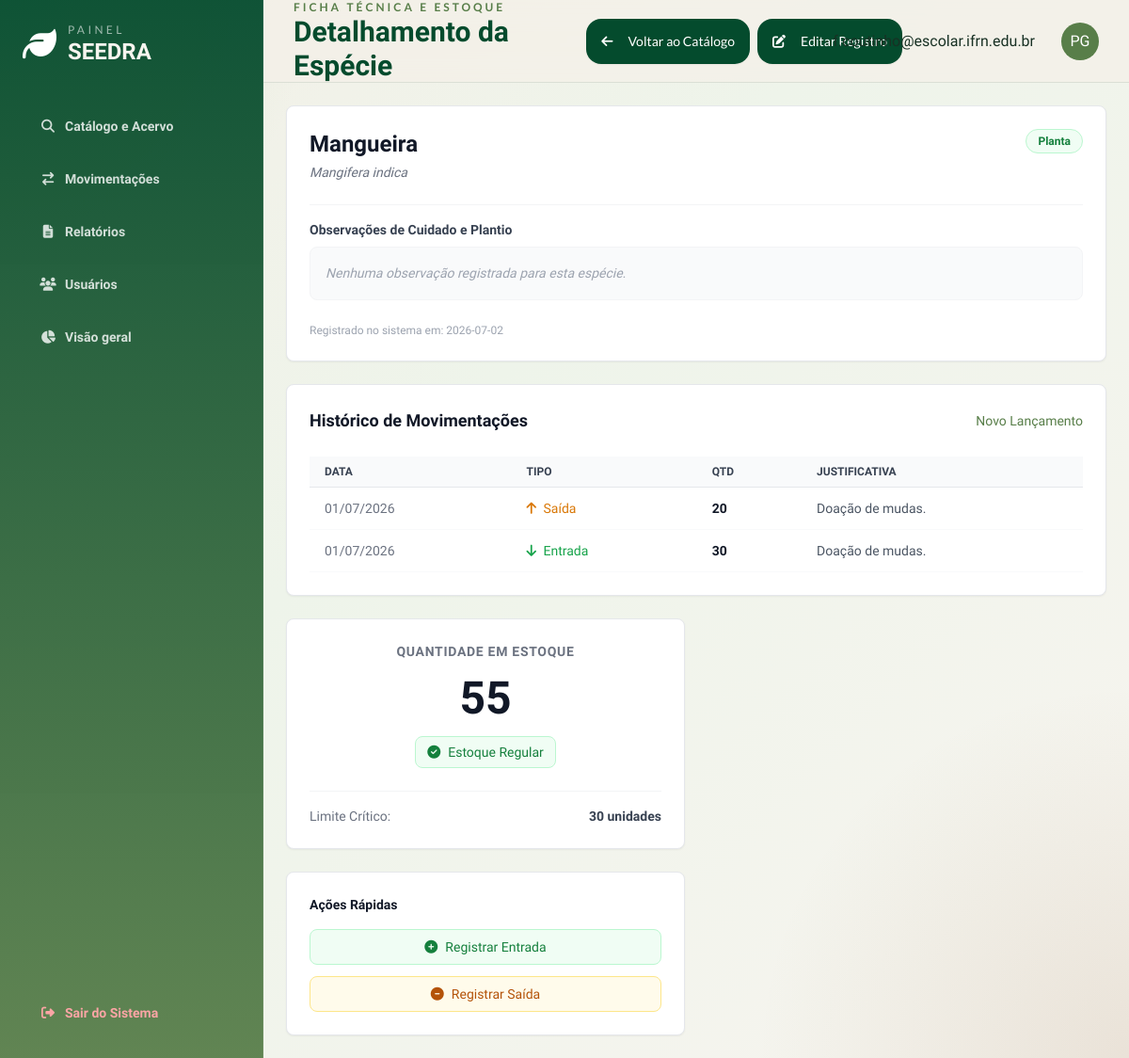
Page /catalogo/1 (signed in) on the committed database.
### models.py (models this page shows)
class Usuarios(db.Model, UserMixin):
    __tablename__ = 'usuarios'
    id = db.Column(db.Integer, primary_key = True)
    email = db.Column(db.String(50), nullable = False, unique = True)
    senha = db.Column(db.String(), nullable = False)

class Item(db.Model):
    __tablename__= 'items'
    id = db.Column(db.Integer, primary_key = True)
    nome = db.Column(db.String(50), nullable = False, unique = True)
    quantidade = db.Column(db.Integer, nullable = True)
    n_cientifico = db.Column(db.String(50), nullable = False , unique = True)
    categoria = db.Column(db.String(20), nullable = False)
    deficit_limit = db.Column(db.Integer)
    obs = db.Column(db.Text)
    data_cadastro = db.Column(db.Date, nullable = False)
    movimentacoes = db.relationship('Movimentacao', backref = 'Item', lazy = True)
    def em_deficit(self):
        return self.quantidade < self.deficit_limit

class Movimentacao(db.Model):
    __tablename__='movimentacao'
    id_item = db.Column(db.Integer, db.ForeignKey(Item.id), nullable = False)
    id = db.Column(db.Integer, primary_key = True)
    nome_item = db.Column(db.String(50), nullable= False)
    data_move = db.Column(db.Date, nullable = False)
    Typ = db.Column(db.String(10), nullable = False)
    quantidade = db.Column(db.Integer, nullable = False)
    justificativa = db.Column(db.Text, nullable = False)
    operador = db.Column(db.String(40), nullable = False)

### app.py (the view)
@app.route('/catalogo/<int:id>', methods=['GET', 'POST'])
@login_required
def detalhes_item(id):
    item = Item.query.get_or_404(id)
    return render_template('detalhes_item.html', item=item)

### app.py (called while the page is built)
@login_manager.user_loader
def load_user(user_id):
    return Usuarios.query.get(int(user_id))

def login_required(f):
  @wraps(f)
  def decorated_function(*args, **kwargs):
      if 'usuarios_id' not in session:
         flash("Faça login primeiro!", 'erro')
         return redirect(url_for('login'))
      return f(*args, **kwargs)
  return decorated_function

### templates/detalhes_item.html (shortened to what this page needs)
{% extends 'base.html' %}
{% block header_subtitle %}Ficha Técnica e Estoque{% endblock %}
{% block header_title %}Detalhamento da Espécie{% endblock %}
{% block header_actions %}
<div class="flex gap-2">
    <a href="{{ url_for('catalogo') }}" class=" inline-flex items-center justify-center px-4 py-2 text-sm font-medium btn rounded-2xl border-0 bg-seedra-leafDark hover:bg-seedra-leafMid text-white font-lato">
        <i class="fa-solid fa-arrow-left mr-2"></i> Voltar ao Catálogo
    </a>
    <a href="{{ url_for('editar_item', id=item.id) }}" class="inline-flex items-center justify-center px-4 py-2 text-sm font-medium btn rounded-2xl border-0 bg-seedra-leafDark hover:bg-seedra-leafMid text-white font-lato">
        <i class="fa-solid fa-pen-to-square mr-2"></i> Editar Registro
    </a>
    </div>
{% endblock %}
{% block content %}
<div class="grid grid-cols-1 lg:grid-cols-2 gap-6">
    <div class="lg:col-span-2 flex flex-col gap-6">
        <div class="bg-white border border-gray-200 rounded-lg shadow-sm p-6">
            <div class="flex justify-between items-start mb-6">
                <div>
                    <h3 class="text-2xl font-bold text-gray-900">{{ item.nome }}</h3>
                    <p class="text-sm text-gray-500 italic mt-1">{{ item.n_cientifico }}</p>
                </div>
                <span class="px-3 py-1 bg-green-50 text-green-700 text-xs font-semibold rounded-full border border-green-200">
                    {{ item.categoria }}
                </span>
            </div>
            <div class="border-t border-gray-100 pt-4 mt-4">
                <h4 class="text-sm font-semibold text-gray-700 mb-2">Observações de Cuidado e Plantio</h4>
                <p class="text-sm text-gray-600 leading-relaxed bg-gray-50 p-4 rounded-lg border border-gray-100">
                    {% if item.obs %}
                        {{ item.obs }}
                    {% else %}
                        <span class="text-gray-400 italic">Nenhuma observação registrada para esta espécie.</span>
                    {% endif %}
                </p>
            </div>
            <div class="mt-6 text-xs text-gray-400">
                Registrado no sistema em: {{ item.data_cadastro }}
            </div>
        </div>
        <div class="bg-white border border-gray-200 rounded-lg shadow-sm p-6">
            <div class="flex justify-between items-center mb-4">
                <h3 class="text-lg font-bold text-gray-900">Histórico de Movimentações</h3>
                <a href="{{ url_for('movimentacao') }}" class="text-sm text-seedra-leafMid hover:text-seedra-leafDark font-medium hover:underline">Novo Lançamento</a>
            </div>
            {% if item.movimentacoes %}
                <div class="overflow-x-auto">
                    <table class="w-full text-sm text-left text-gray-500 mt-2">
                        <thead class="text-xs text-gray-700 uppercase bg-gray-50 border-b border-gray-200">
                            <tr>
                                <th scope="col" class="px-4 py-2 font-semibold">Data</th>
                                <th scope="col" class="px-4 py-2 font-semibold">Tipo</th>
                                <th scope="col" class="px-4 py-2 font-semibold">Qtd</th>
                                <th scope="col" class="px-4 py-2 font-semibold">Justificativa</th>
                            </tr>
                        </thead>
                        <tbody>
                            {% for mov in item.movimentacoes|sort(attribute='data_move', reverse=true) %}
                            <tr class="border-b border-gray-50 hover:bg-gray-50">
                                <td class="px-4 py-3 whitespace-nowrap">{{ mov.data_move.strftime('%d/%m/%Y') }}</td>
                                <td class="px-4 py-3">
                                    {% if mov.Typ == 'Entrada' %}
                                        <span class="text-green-600 font-medium"><i class="fa-solid fa-arrow-down mr-1"></i> Entrada</span>
                                    {% else %}
                                        <span class="text-amber-600 font-medium"><i class="fa-solid fa-arrow-up mr-1"></i> Saída</span>
                                    {% endif %}
                                </td>
                                <td class="px-4 py-3 font-bold text-gray-900">{{ mov.quantidade }}</td>
                                <td class="px-4 py-3 text-gray-600">{{ mov.justificativa }}</td>
                            </tr>
                            {% endfor %}
                        </tbody>
                    </table>
                </div>
            {% else %}
                <div class="text-center py-6 bg-gray-50 rounded-lg border border-dashed border-gray-200">
                    <p class="text-sm text-gray-500">Nenhuma movimentação registrada para este item ainda.</p>
                </div>
            {% endif %}
        </div>
    </div>
    <div class="flex flex-col gap-6">
        <div class="bg-white border border-gray-200 rounded-lg shadow-sm p-6 text-center">
            <h3 class="text-sm font-semibold text-gray-500 uppercase tracking-wider mb-2">Quantidade em Estoque</h3>
            <div class="text-5xl font-black {% if item.em_deficit() %}text-red-600{% else %}text-gray-900{% endif %} my-4">
                {{ item.quantidade }}
            </div>
            {% if item.em_deficit() %}
                <div class="inline-flex items-center px-3 py-1.5 bg-red-50 text-red-700 text-sm font-medium rounded-lg border border-red-200">
                    <i class="fa-solid fa-circle-exclamation mr-2 animate-pulse"></i> Estoque em Déficit
                </div>
                <p class="text-xs text-red-500 mt-3 text-left">
                    * A quantidade atual está abaixo do limite seguro estabelecido pelo instituto. É recomendada a reposição imediata.
                </p>
            {% else %}
                <div class="inline-flex items-center px-3 py-1.5 bg-green-50 text-green-700 text-sm font-medium rounded-lg border border-green-200">
                    <i class="fa-solid fa-check-circle mr-2"></i> Estoque Regular
                </div>
            {% endif %}
            <div class="mt-6 pt-4 border-t border-gray-100 flex justify-between items-center text-sm">
                <span class="text-gray-500">Limite Crítico:</span>
                <span class="font-bold text-gray-700">{{ item.deficit_limit }} unidades</span>
            </div>
        </div>
        <div class="bg-white border border-gray-200 rounded-lg shadow-sm p-6">
            <h4 class="text-sm font-semibold text-gray-900 mb-4">Ações Rápidas</h4>
            <div class="space-y-3">
                <a href="{{ url_for('movimentacao') }}" class="flex items-center justify-center w-full px-4 py-2 text-sm font-medium text-green-700 bg-green-50 border border-green-200 rounded-lg hover:bg-green-100 transition-colors">
                    <i class="fa-solid fa-plus-circle mr-2"></i> Registrar Entrada
                </a>
                <a href="{{ url_for('movimentacao') }}" class="flex items-center justify-center w-full px-4 py-2 text-sm font-medium text-amber-700 bg-amber-50 border border-amber-200 rounded-lg hover:bg-amber-100 transition-colors">
                    <i class="fa-solid fa-minus-circle mr-2"></i> Registrar Saída
                </a>
            </div>
        </div>
    </div>
</div>
{% endblock %}

### templates/base.html (shortened to what this page needs)
<!DOCTYPE html>
<html lang="pt-BR" data-theme="light">
<head>
  <link rel="stylesheet" href="/static/css/style.css" />
  <script src="/static/js/tailwind.config.js" defer></script>
  <script src="https://cdn.tailwindcss.com"></script>
  <link href="https://cdn.jsdelivr.net/npm/daisyui@4.12.10/dist/full.min.css" rel="stylesheet" type="text/css" />
  <link rel="stylesheet" href="https://cdnjs.cloudflare.com/ajax/libs/font-awesome/6.4.0/css/all.min.css">
</head>
<body class="font-sans">
  <div class="dashboard-shell">
    <aside class="sidebar p-5 lg:p-6 flex flex-col gap-6">
      <div class="flex items-center gap-3">
        <i class="fa-solid fa-leaf text-4xl text-white"></i>
        <div>
          <p class="text-xs uppercase tracking-[0.28em] text-white/60 font-lato">Painel</p>
          <h1 class="text-2xl font-extrabold leading-tight">SEEDRA</h1>
        </div>
      </div>
      {% block nav %}
        <nav class="space-y-2 mt-4">
          <a href="{{ url_for('catalogo') }}" class="btn btn-block justify-start btn-ghost text-white/80 hover:bg-white/10 rounded-2xl {{ '!text-seedra-leafDark border-white bg-white' if page_id =='catalogo' else 'btn-ghost text-white/80 hover:bg-white/10' }}"><i class="fa-solid fa-magnifying-glass w-5"></i> Catálogo e Acervo</a>
          <a href="{{ url_for('movimentacao') }}" class="btn btn-block justify-start btn-ghost text-white/80 hover:bg-white/10 rounded-2xl {{ '!text-seedra-leafDark border-white bg-white' if page_id =='movimentacoes' else 'btn-ghost text-white/80 hover:bg-white/10' }}"><i class="fa-solid fa-arrow-right-arrow-left w-5"></i> Movimentações</a>
          <a href="{{ url_for('relatorios') }}" class="btn btn-block justify-start btn-ghost text-white/80 hover:bg-white/10 rounded-2xl {{ '!text-seedra-leafDark border-white bg-white' if page_id =='relatorios' else 'btn-ghost text-white/80 hover:bg-white/10' }}"><i class="fa-solid fa-file-lines w-5"></i> Relatórios</a>
          <a href="{{ url_for('usuarios') }}" class="btn btn-block justify-start btn-ghost text-white/80 hover:bg-white/10 rounded-2xl {{ '!text-seedra-leafDark border-white bg-white' if page_id =='usuarios' else 'btn-ghost text-white/80 hover:bg-white/10' }}"><i class="fa-solid fa-users w-5"></i> Usuários</a>
          <a href="{{ url_for('dashboard') }}" class="btn btn-block justify-start  hover:bg-white/20 hover:text-white  rounded-2xl {{ 'text-seedra-leafDark border-white/10 bg-white/14' if page_id =='visao' else 'btn-ghost text-white/80 hover:bg-white/10' }}"><i class="fa-solid fa-chart-pie w-5"></i> Visão geral</a>
        </nav>
      {% endblock %}
      <div class="mt-auto">
        <a href="{{ url_for('logout') }}" class="btn btn-block justify-start btn-ghost text-red-300 hover:bg-red-500/20 hover:text-red-100 rounded-2xl"><i class="fa-solid fa-right-from-bracket w-5"></i> Sair do Sistema</a>
      </div>
    </aside>
    <header class="topbar px-5 lg:px-8 flex items-center justify-between gap-4">
      <div>
        <p class="text-xs uppercase tracking-[0.25em] text-seedra-leafMid font-semibold font-lato">{% block header_subtitle %}SEEDRA{% endblock %}</p>
        <h2 class="text-2xl md:text-3xl font-extrabold text-seedra-leafDark">{% block header_title %}Painel de Controle{% endblock %}</h2>
      </div>
      <div class="flex items-center gap-3">
        {% block header_actions %}{% endblock %}
        <span>{% if current_user.is_authenticated %}{{current_user.email}} {% endif %}</span>
        <div class="avatar placeholder ml-4">
          <div class="bg-seedra-leafMid text-white rounded-full w-10">
            <span>PG</span>
          </div>
        </div>
      </div>
    </header>
    <main class="main">
      {% block content %}
      {% endblock %}
    </main>
  </div>
</body>
</html>

### static/css/style.css (style rules this page uses)
:root { --leaf-dark: #044b2d; --leaf-mid: #587e49; --leaf-light: #78b863; --seed-brown: #9a774c; --seed-sand: #ddd1ae; --seed-mist: #d9d6cc; --deep-forest: #001500; --stone: #888784; --cloud: #d9d9d9; --surface: rgba(249, 248, 243, 0.78); --surface-strong: rgba(255, 252, 246, 0.9); --line: rgba(4, 75, 45, 0.10); }
html, body { height: 100%; overflow: hidden; scroll-behavior: smooth; }
body { font-family: 'Balsamiq Sans', sans-serif; background: radial-gradient(circle at top left, rgba(120,184,99,0.18), transparent 20%), radial-gradient(circle at bottom right, rgba(154,119,76,0.14), transparent 24%), linear-gradient(135deg, #f4f0e8 0%, #eef4ea 40%, #f7f4ef 100%); color: #183124; }
.dashboard-shell { display: grid; grid-template-columns: 280px 1fr; grid-template-rows: 88px 1fr; height: 100dvh; }
.sidebar { grid-row: 1 / -1; overflow-y: auto; background: linear-gradient(180deg, rgba(4,75,45,0.95), rgba(88,126,73,0.94)); color: #f7f5ef; border-right: 1px solid rgba(255,255,255,0.08); }
.topbar { grid-column: 2; position: sticky; top: 0; z-index: 10; background: rgba(244, 240, 232, 0.78); backdrop-filter: blur(14px); border-bottom: 1px solid var(--line); }
.main { grid-column: 2; overflow-y: auto; padding: 1.5rem; }

### rows in the picture
Usuarios: email "f.coutinho@escolar.ifrn.edu.br"
Item: nome "Mangueira", n_cientifico "Mangifera indica", categoria "Planta", data_cadastro "2026-07-02", quantidade "55", deficit_limit "30"
Movimentacao: data_move "01/07/2026", Typ "Saída" (drawn), quantidade "20", justificativa "Doação de mudas."
Movimentacao: data_move "01/07/2026", Typ "Entrada" (drawn), quantidade "30", justificativa "Doação de mudas."
